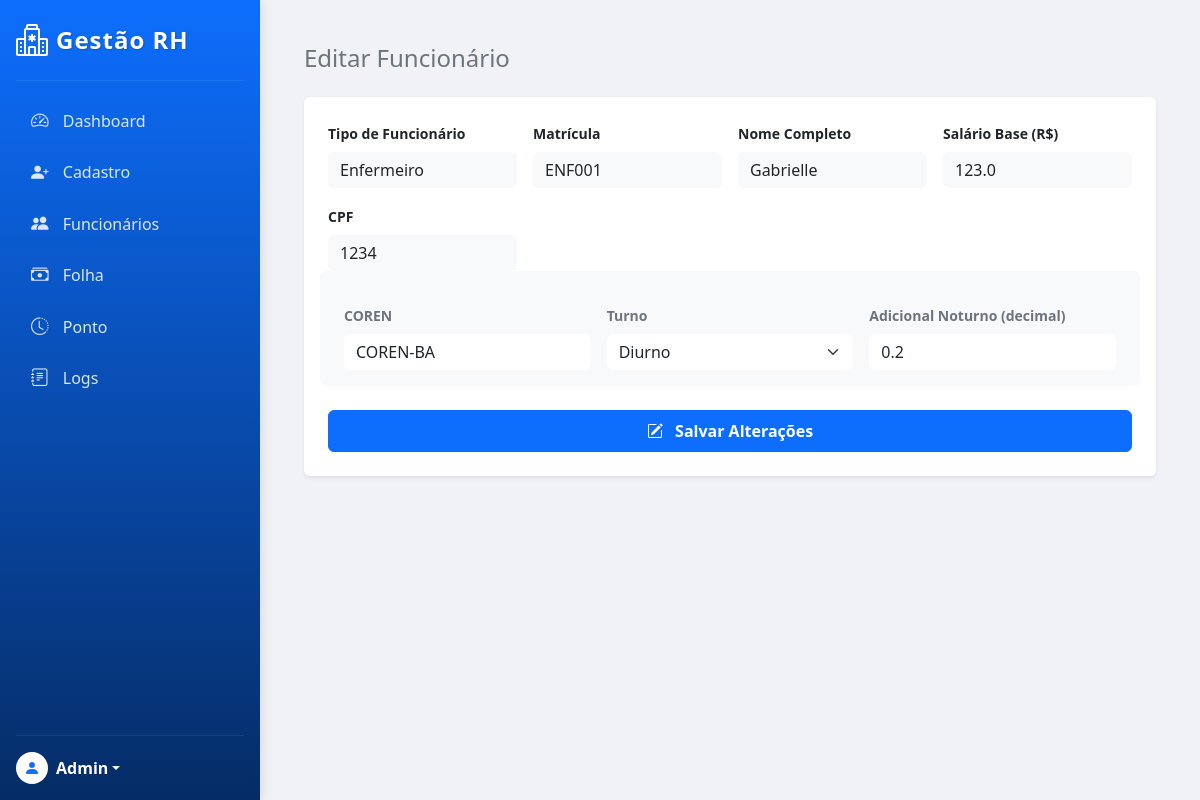
Screenshot of /editar/2 (signed in) with the database file from the repository.
### funcionario.py (models this page shows, shortened)
class Funcionario(db.Model):
    __tablename__ = 'funcionarios' # Nome da tabela
    id = db.Column(db.Integer, primary_key=True)
    matricula = db.Column(db.String(20), unique=True, nullable=False)
    nome = db.Column(db.String(100), nullable=False)
    cpf = db.Column(db.String(14), nullable=False)
    salario_base = db.Column(db.Float, nullable=False)
    esta_ativo = db.Column(db.Boolean, default=True)
    em_ferias = db.Column(db.Boolean, default=False)
    tipo_func = db.Column(db.String(50))
    __mapper_args__ = {
        'polymorphic_identity': 'funcionario',
        'polymorphic_on': tipo_func
    }

### enfermeiro.py (models this page shows, shortened)
class Enfermeiro(Funcionario):
    __tablename__ = 'enfermeiros'
    id = db.Column(db.Integer, db.ForeignKey('funcionarios.id'), primary_key=True)
    coren = db.Column(db.String(20))
    turno = db.Column(db.String(20))
    adicional_noturno = db.Column(db.Float)
    __mapper_args__ = {
        'polymorphic_identity': 'enfermeiro',
    }

### app.py (the view, shortened to what this page needs)
@app.route('/editar/<int:id>', methods=['GET', 'POST'])
def editar(id):
    if session.get('permissao') != 'admin':
        return redirect('/')
    funcionario = Funcionario.query.get(id)
    return render_template('cadastro.html', func_edit=funcionario)

### templates/cadastro.html (shortened to what this page needs)
{% extends 'base.html' %}
{% block conteudo %}
<div class="container-fluid p-4">
    <h4 class="mb-4 text-secondary">
        {% if func_edit %} Editar Funcionário {% else %} Cadastrar Novo Funcionário {% endif %}
    </h4>
    <div class="bg-white p-4 rounded shadow-sm">
        <form action="{{ url_for('editar', id=func_edit.id) if func_edit else '/cadastrar' }}" method="POST">
            <div class="row g-3 mb-3">
                <div class="col-md-3">
                    <label for="tipo" class="form-label fw-bold small">Tipo de Funcionário</label>
                    {% if func_edit %}
                        <input type="text" class="form-control bg-light border-0" value="{{ func_edit.tipo_func.capitalize() }}" readonly>
                    {% else %}
                        <select class="form-select bg-light border-0" id="tipo" name="tipo" onchange="alternarCampos()">
                            <option value="medico">Médico</option>
                            <option value="enfermeiro">Enfermeiro</option>
                            <option value="admin">Administrativo</option>
                        </select>
                    {% endif %}
                </div>
                <div class="col-md-3">
                    <label for="matricula" class="form-label fw-bold small">Matrícula</label>
                    <input type="text" class="form-control bg-light border-0" id="matricula" name="matricula"
                           value="{{ func_edit.matricula if func_edit else '' }}" placeholder="Ex: FUN001">
                </div>
                <div class="col-md-3">
                    <label for="nome" class="form-label fw-bold small">Nome Completo</label>
                    <input type="text" class="form-control bg-light border-0" id="nome" name="nome"
                           value="{{ func_edit.nome if func_edit else '' }}" placeholder="Nome">
                </div>
                <div class="col-md-3">
                    <label for="salario" class="form-label fw-bold small">Salário Base (R$)</label>
                    <input type="number" step="0.01" class="form-control bg-light border-0" id="salario" name="salario"
                           value="{{ func_edit.salario_base if func_edit else '' }}" placeholder="0.00">
                </div>
            </div>
            <div class="row g-3 mb-3">
                <div class="col-md-3">
                    <label for="cpf" class="form-label fw-bold small">CPF</label>
                    <input type="text" class="form-control bg-light border-0" id="cpf" name="cpf"
                           value="{{ func_edit.cpf if func_edit else '' }}" placeholder="000.000.000-00">
                </div>
            </div>
            <div class="row g-3 mb-4 p-3 rounded bg-light" id="campos-enfermeiro" style="display: none;">
                <div class="col-md-4">
                    <label class="form-label fw-bold small text-secondary">COREN</label>
                    <input type="text" class="form-control border-0" name="coren" value="{{ func_edit.coren if func_edit else '' }}">
                </div>
                <div class="col-md-4">
                    <label class="form-label fw-bold small text-secondary">Turno</label>
                    <select class="form-select border-0" name="turno">
                        <option value="diurno" {% if func_edit and func_edit.turno == 'diurno' %}selected{% endif %}>Diurno</option>
                    </select>
                </div>
                <div class="col-md-4">
                    <label class="form-label fw-bold small text-secondary">Adicional Noturno (decimal)</label>
                    <input type="number" step="0.01" class="form-control border-0" name="adicional" value="{{ func_edit.adicional_noturno if func_edit else '0.2' }}">
                </div>
            </div>
            <button type="submit" class="btn {% if func_edit %}btn-primary{% else %}btn-dark{% endif %} w-100 py-2 fw-bold">
                {% if func_edit %}
                    <i class="bi bi-pencil-square me-2"></i> Salvar Alterações
                {% else %}
                    <i class="bi bi-person-plus me-2"></i> Cadastrar Funcionário
                {% endif %}
            </button>
        </form>
    </div>
</div>
{% endblock %}

### templates/base.html (style rules this page uses)
body { background-color: #f0f2f5; margin: 0; padding: 0; overflow-x: hidden; }

### rows the page displays
Funcionario: tipo_func "Enfermeiro", matricula "ENF001", nome "Gabrielle", salario "123.0", cpf "1234"
Enfermeiro: coren "COREN-BA", turno "Diurno", adicional "0.2"
